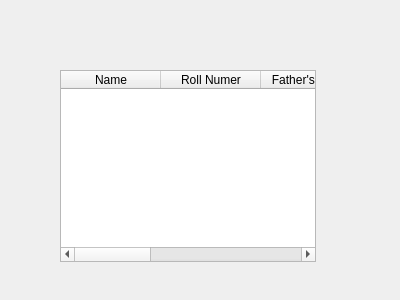
<?xml version="1.0" encoding="UTF-8"?>
<ui version="4.0">
 <class>Dialog</class>
 <widget class="QDialog" name="Dialog">
  <property name="geometry">
   <rect>
    <x>0</x>
    <y>0</y>
    <width>400</width>
    <height>300</height>
   </rect>
  </property>
  <property name="windowTitle">
   <string>Dialog</string>
  </property>
  <widget class="QTableWidget" name="table">
   <property name="geometry">
    <rect>
     <x>60</x>
     <y>70</y>
     <width>256</width>
     <height>192</height>
    </rect>
   </property>
   <column>
    <property name="text">
     <string>Name</string>
    </property>
   </column>
   <column>
    <property name="text">
     <string>Roll Numer</string>
    </property>
   </column>
   <column>
    <property name="text">
     <string>Father's Name</string>
    </property>
   </column>
   <column>
    <property name="text">
     <string>Caste</string>
    </property>
   </column>
   <column>
    <property name="text">
     <string>District</string>
    </property>
   </column>
   <column>
    <property name="text">
     <string>GPA</string>
    </property>
   </column>
  </widget>
 </widget>
 <resources/>
 <connections/>
</ui>
